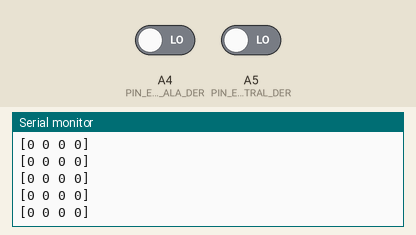
A sketch run on a simulated Arduino Uno, built with avr-gcc and run on an emulated ATmega328P. Shown: the last lines printed to the serial monitor. Inputs (shaded band) come from the test bench; at power-on: A4 (PIN_EM3_ALA_DER) LOW, A5 (PIN_EM3_CENTRAL_DER) LOW.

Above: at 1.2 s.
1.3 s: A4 (PIN_EM3_ALA_DER) driven HIGH
At 1.31 s:
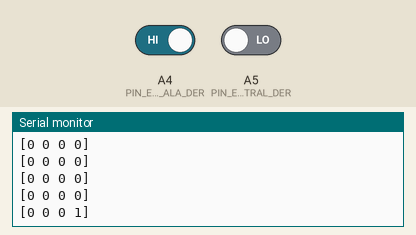
2.8 s: A5 (PIN_EM3_CENTRAL_DER) driven HIGH
At 2.82 s:
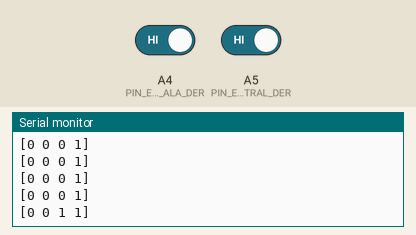
4.3 s: A4 (PIN_EM3_ALA_DER) driven LOW
At 4.32 s:
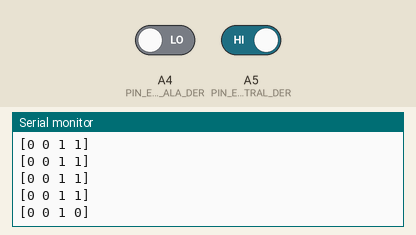

Measured:
- after the input at 1.3 s, the serial monitor: prints a new line at once (image 1)
- after the input at 2.8 s, the serial monitor: prints a new line at once (image 2)
- after the input at 4.3 s, the serial monitor: prints a new line at once (image 3)

The sketch:

02_test_em3.ino
```cpp
// ============================================================
//  TEST 02 — SENSORES EM-3 (oponente)
//  Imprime el estado de los 4 sensores: 1 = rival detectado.
//  Prueba uno por uno: pasa la mano a ~20 cm delante de cada
//  sensor y su LED azul debe encenderse.
//
//  Orden de las columnas (según el chasis):
//    [ala_izq(D0) central_izq(D1) central_der(A5) ala_der(A4)]
//  Confirma que cada sensor responde en SU columna.
// ============================================================
#define PIN_EM3_ALA_IZQ      0
#define PIN_EM3_CENTRAL_IZQ  1
#define PIN_EM3_CENTRAL_DER  A5
#define PIN_EM3_ALA_DER      A4

void setup() {
  pinMode(PIN_EM3_ALA_IZQ, INPUT);
  pinMode(PIN_EM3_CENTRAL_IZQ, INPUT);
  pinMode(PIN_EM3_CENTRAL_DER, INPUT);
  pinMode(PIN_EM3_ALA_DER, INPUT);
  Serial.begin(115200);
  Serial.println(F("TEST 02 EM-3: [ala_izq central_izq central_der ala_der]"));
}

void loop() {
  Serial.print(F("["));
  Serial.print(digitalRead(PIN_EM3_ALA_IZQ));
  Serial.print(F(" "));
  Serial.print(digitalRead(PIN_EM3_CENTRAL_IZQ));
  Serial.print(F(" "));
  Serial.print(digitalRead(PIN_EM3_CENTRAL_DER));
  Serial.print(F(" "));
  Serial.print(digitalRead(PIN_EM3_ALA_DER));
  Serial.println(F("]"));
  delay(100);
}
```
